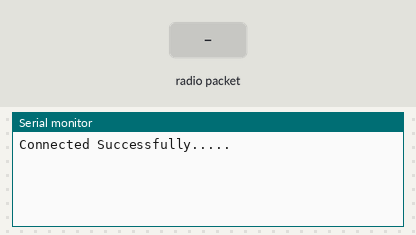
Bench run of a sketch on a simulated Arduino Uno, built with avr-gcc and run on an emulated ATmega328P. On the bench: the last lines printed to the serial monitor. The inputs (shaded band) are chosen by the test bench. No radio packets arrive unless stated.

Above: at 1.2 s.
1.3 s: radio packet "1" arrives
At 2.5 s:
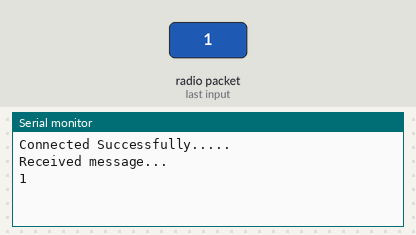
2.8 s: radio packet "0" arrives
At 3.8 s:
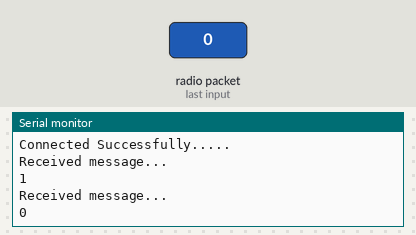
4.3 s: radio packet "2" arrives
At 5.0 s:
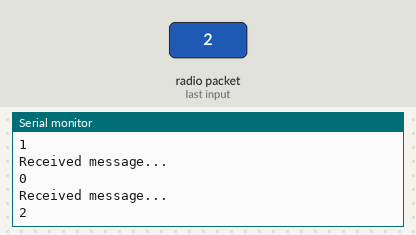

The sketch:

receiver.ino
```cpp
#include<SPI.h>
#include<nRF24L01.h>
#include<RF24.h>

RF24 radio(4,5);  // CS and CSN

//Address of receiver
const byte address[] = "00011";

//Message to be sent
 char message[20] = "";


void setup() {
 Serial.begin(115200);

 if(!radio.begin()){
  Serial.println("Try to connect....");
  while(1);
 }

 Serial.println("Connected Successfully.....");

//Power Amplifier Select
radio.setPALevel(RF24_PA_LOW);

//Address Writing Pipe
radio.openReadingPipe(0,address);

//Mode selection
radio.startListening();

 }


void loop() {
  // put your main code here, to run repeatedly:


  if(radio.available()){

    Serial.println("Received message...");

    radio.read(message,sizeof(message));


    Serial.println(message);
  }


}
```

Measured:
- after the input at 1.3 s, the serial monitor: prints a new line at once (image 1)
- after the input at 2.8 s, the serial monitor: prints a new line at once (image 2)
- after the input at 4.3 s, the serial monitor: prints a new line at once (image 3)
